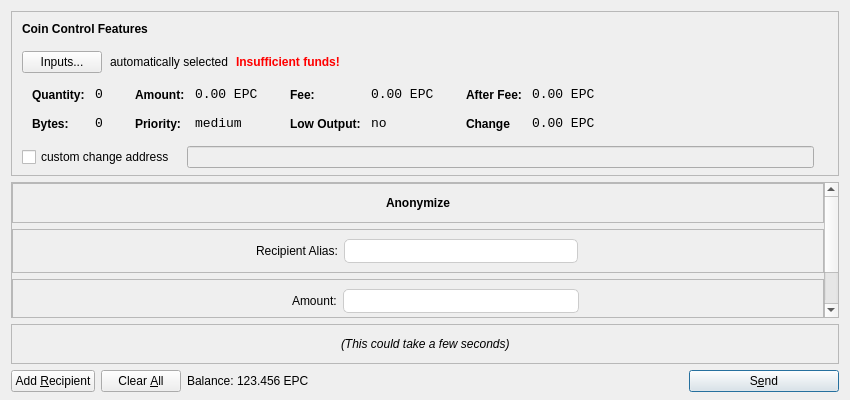
<?xml version="1.0" encoding="UTF-8"?>
<ui version="4.0">
 <class>SendCoinsDialog</class>
 <widget class="QDialog" name="SendCoinsDialog">
  <property name="geometry">
   <rect>
    <x>0</x>
    <y>0</y>
    <width>850</width>
    <height>400</height>
   </rect>
  </property>
  <property name="windowTitle">
   <string>Send Coins</string>
  </property>
  <layout class="QVBoxLayout" name="verticalLayout" stretch="0,1,0,0">
   <property name="bottomMargin">
    <number>8</number>
   </property>
   <item>
    <widget class="QFrame" name="frameCoinControl">
     <property name="sizePolicy">
      <sizepolicy hsizetype="Expanding" vsizetype="Expanding">
       <horstretch>0</horstretch>
       <verstretch>0</verstretch>
      </sizepolicy>
     </property>
     <property name="maximumSize">
      <size>
       <width>16777215</width>
       <height>16777215</height>
      </size>
     </property>
     <property name="frameShape">
      <enum>QFrame::StyledPanel</enum>
     </property>
     <property name="frameShadow">
      <enum>QFrame::Sunken</enum>
     </property>
     <layout class="QVBoxLayout" name="verticalLayoutCoinControl2">
      <property name="spacing">
       <number>6</number>
      </property>
      <property name="leftMargin">
       <number>0</number>
      </property>
      <property name="topMargin">
       <number>0</number>
      </property>
      <property name="rightMargin">
       <number>0</number>
      </property>
      <property name="bottomMargin">
       <number>6</number>
      </property>
      <item>
       <layout class="QVBoxLayout" name="verticalLayoutCoinControl" stretch="0,0,0,0,1">
        <property name="spacing">
         <number>0</number>
        </property>
        <property name="leftMargin">
         <number>10</number>
        </property>
        <property name="topMargin">
         <number>10</number>
        </property>
        <item>
         <layout class="QHBoxLayout" name="horizontalLayoutCoinControl1">
          <property name="bottomMargin">
           <number>15</number>
          </property>
          <item>
           <widget class="QLabel" name="labelCoinControlFeatures">
            <property name="sizePolicy">
             <sizepolicy hsizetype="Preferred" vsizetype="Maximum">
              <horstretch>0</horstretch>
              <verstretch>0</verstretch>
             </sizepolicy>
            </property>
            <property name="font">
             <font>
              <weight>75</weight>
              <bold>true</bold>
             </font>
            </property>
            <property name="styleSheet">
             <string notr="true">font-weight:bold;</string>
            </property>
            <property name="text">
             <string>Coin Control Features</string>
            </property>
           </widget>
          </item>
         </layout>
        </item>
        <item>
         <layout class="QHBoxLayout" name="horizontalLayoutCoinControl2" stretch="0,0,0,0">
          <property name="spacing">
           <number>8</number>
          </property>
          <property name="bottomMargin">
           <number>10</number>
          </property>
          <item>
           <widget class="QPushButton" name="pushButtonCoinControl">
            <property name="styleSheet">
             <string notr="true"/>
            </property>
            <property name="text">
             <string>Inputs...</string>
            </property>
           </widget>
          </item>
          <item>
           <widget class="QLabel" name="labelCoinControlAutomaticallySelected">
            <property name="text">
             <string>automatically selected</string>
            </property>
            <property name="margin">
             <number>5</number>
            </property>
           </widget>
          </item>
          <item>
           <widget class="QLabel" name="labelCoinControlInsuffFunds">
            <property name="font">
             <font>
              <weight>75</weight>
              <bold>true</bold>
             </font>
            </property>
            <property name="styleSheet">
             <string notr="true">color:red;font-weight:bold;</string>
            </property>
            <property name="text">
             <string>Insufficient funds!</string>
            </property>
            <property name="margin">
             <number>5</number>
            </property>
           </widget>
          </item>
          <item>
           <spacer name="horizontalSpacerCoinControl">
            <property name="orientation">
             <enum>Qt::Horizontal</enum>
            </property>
            <property name="sizeHint" stdset="0">
             <size>
              <width>40</width>
              <height>1</height>
             </size>
            </property>
           </spacer>
          </item>
         </layout>
        </item>
        <item>
         <widget class="QWidget" name="widgetCoinControl" native="true">
          <property name="sizePolicy">
           <sizepolicy hsizetype="Preferred" vsizetype="Preferred">
            <horstretch>0</horstretch>
            <verstretch>0</verstretch>
           </sizepolicy>
          </property>
          <property name="minimumSize">
           <size>
            <width>0</width>
            <height>0</height>
           </size>
          </property>
          <property name="styleSheet">
           <string notr="true"/>
          </property>
          <layout class="QHBoxLayout" name="horizontalLayoutCoinControl5">
           <property name="leftMargin">
            <number>0</number>
           </property>
           <property name="topMargin">
            <number>0</number>
           </property>
           <property name="rightMargin">
            <number>0</number>
           </property>
           <property name="bottomMargin">
            <number>0</number>
           </property>
           <item>
            <layout class="QHBoxLayout" name="horizontalLayoutCoinControl3" stretch="0,0,0,1">
             <property name="spacing">
              <number>20</number>
             </property>
             <property name="topMargin">
              <number>0</number>
             </property>
             <property name="bottomMargin">
              <number>10</number>
             </property>
             <item>
              <layout class="QFormLayout" name="formLayoutCoinControl1">
               <property name="horizontalSpacing">
                <number>10</number>
               </property>
               <property name="verticalSpacing">
                <number>14</number>
               </property>
               <property name="leftMargin">
                <number>10</number>
               </property>
               <property name="topMargin">
                <number>4</number>
               </property>
               <property name="rightMargin">
                <number>6</number>
               </property>
               <item row="0" column="0">
                <widget class="QLabel" name="labelCoinControlQuantityText">
                 <property name="styleSheet">
                  <string notr="true">font-weight:bold;</string>
                 </property>
                 <property name="text">
                  <string>Quantity:</string>
                 </property>
                 <property name="margin">
                  <number>0</number>
                 </property>
                </widget>
               </item>
               <item row="0" column="1">
                <widget class="QLabel" name="labelCoinControlQuantity">
                 <property name="font">
                  <font>
                   <family>Monospace</family>
                   <pointsize>10</pointsize>
                  </font>
                 </property>
                 <property name="cursor">
                  <cursorShape>IBeamCursor</cursorShape>
                 </property>
                 <property name="contextMenuPolicy">
                  <enum>Qt::ActionsContextMenu</enum>
                 </property>
                 <property name="text">
                  <string>0</string>
                 </property>
                 <property name="margin">
                  <number>0</number>
                 </property>
                 <property name="textInteractionFlags">
                  <set>Qt::LinksAccessibleByMouse|Qt::TextSelectableByKeyboard|Qt::TextSelectableByMouse</set>
                 </property>
                </widget>
               </item>
               <item row="1" column="0">
                <widget class="QLabel" name="labelCoinControlBytesText">
                 <property name="styleSheet">
                  <string notr="true">font-weight:bold;</string>
                 </property>
                 <property name="text">
                  <string>Bytes:</string>
                 </property>
                </widget>
               </item>
               <item row="1" column="1">
                <widget class="QLabel" name="labelCoinControlBytes">
                 <property name="font">
                  <font>
                   <family>Monospace</family>
                   <pointsize>10</pointsize>
                  </font>
                 </property>
                 <property name="cursor">
                  <cursorShape>IBeamCursor</cursorShape>
                 </property>
                 <property name="contextMenuPolicy">
                  <enum>Qt::ActionsContextMenu</enum>
                 </property>
                 <property name="text">
                  <string>0</string>
                 </property>
                 <property name="textInteractionFlags">
                  <set>Qt::LinksAccessibleByMouse|Qt::TextSelectableByKeyboard|Qt::TextSelectableByMouse</set>
                 </property>
                </widget>
               </item>
              </layout>
             </item>
             <item>
              <layout class="QFormLayout" name="formLayoutCoinControl2">
               <property name="horizontalSpacing">
                <number>10</number>
               </property>
               <property name="verticalSpacing">
                <number>14</number>
               </property>
               <property name="leftMargin">
                <number>6</number>
               </property>
               <property name="topMargin">
                <number>4</number>
               </property>
               <property name="rightMargin">
                <number>6</number>
               </property>
               <item row="0" column="0">
                <widget class="QLabel" name="labelCoinControlAmountText">
                 <property name="styleSheet">
                  <string notr="true">font-weight:bold;</string>
                 </property>
                 <property name="text">
                  <string>Amount:</string>
                 </property>
                 <property name="margin">
                  <number>0</number>
                 </property>
                </widget>
               </item>
               <item row="0" column="1">
                <widget class="QLabel" name="labelCoinControlAmount">
                 <property name="font">
                  <font>
                   <family>Monospace</family>
                   <pointsize>10</pointsize>
                  </font>
                 </property>
                 <property name="cursor">
                  <cursorShape>IBeamCursor</cursorShape>
                 </property>
                 <property name="contextMenuPolicy">
                  <enum>Qt::ActionsContextMenu</enum>
                 </property>
                 <property name="text">
                  <string>0.00 EPC</string>
                 </property>
                 <property name="textInteractionFlags">
                  <set>Qt::LinksAccessibleByMouse|Qt::TextSelectableByKeyboard|Qt::TextSelectableByMouse</set>
                 </property>
                </widget>
               </item>
               <item row="1" column="0">
                <widget class="QLabel" name="labelCoinControlPriorityText">
                 <property name="styleSheet">
                  <string notr="true">font-weight:bold;</string>
                 </property>
                 <property name="text">
                  <string>Priority:</string>
                 </property>
                </widget>
               </item>
               <item row="1" column="1">
                <widget class="QLabel" name="labelCoinControlPriority">
                 <property name="font">
                  <font>
                   <family>Monospace</family>
                   <pointsize>10</pointsize>
                  </font>
                 </property>
                 <property name="cursor">
                  <cursorShape>IBeamCursor</cursorShape>
                 </property>
                 <property name="contextMenuPolicy">
                  <enum>Qt::ActionsContextMenu</enum>
                 </property>
                 <property name="text">
                  <string>medium</string>
                 </property>
                 <property name="textInteractionFlags">
                  <set>Qt::LinksAccessibleByMouse|Qt::TextSelectableByKeyboard|Qt::TextSelectableByMouse</set>
                 </property>
                </widget>
               </item>
              </layout>
             </item>
             <item>
              <layout class="QFormLayout" name="formLayoutCoinControl3">
               <property name="horizontalSpacing">
                <number>10</number>
               </property>
               <property name="verticalSpacing">
                <number>14</number>
               </property>
               <property name="leftMargin">
                <number>6</number>
               </property>
               <property name="topMargin">
                <number>4</number>
               </property>
               <property name="rightMargin">
                <number>6</number>
               </property>
               <item row="0" column="0">
                <widget class="QLabel" name="labelCoinControlFeeText">
                 <property name="styleSheet">
                  <string notr="true">font-weight:bold;</string>
                 </property>
                 <property name="text">
                  <string>Fee:</string>
                 </property>
                 <property name="margin">
                  <number>0</number>
                 </property>
                </widget>
               </item>
               <item row="0" column="1">
                <widget class="QLabel" name="labelCoinControlFee">
                 <property name="font">
                  <font>
                   <family>Monospace</family>
                   <pointsize>10</pointsize>
                  </font>
                 </property>
                 <property name="cursor">
                  <cursorShape>IBeamCursor</cursorShape>
                 </property>
                 <property name="contextMenuPolicy">
                  <enum>Qt::ActionsContextMenu</enum>
                 </property>
                 <property name="text">
                  <string>0.00 EPC</string>
                 </property>
                 <property name="textInteractionFlags">
                  <set>Qt::LinksAccessibleByMouse|Qt::TextSelectableByKeyboard|Qt::TextSelectableByMouse</set>
                 </property>
                </widget>
               </item>
               <item row="1" column="0">
                <widget class="QLabel" name="labelCoinControlLowOutputText">
                 <property name="styleSheet">
                  <string notr="true">font-weight:bold;</string>
                 </property>
                 <property name="text">
                  <string>Low Output:</string>
                 </property>
                </widget>
               </item>
               <item row="1" column="1">
                <widget class="QLabel" name="labelCoinControlLowOutput">
                 <property name="font">
                  <font>
                   <family>Monospace</family>
                   <pointsize>10</pointsize>
                  </font>
                 </property>
                 <property name="cursor">
                  <cursorShape>IBeamCursor</cursorShape>
                 </property>
                 <property name="contextMenuPolicy">
                  <enum>Qt::ActionsContextMenu</enum>
                 </property>
                 <property name="text">
                  <string>no</string>
                 </property>
                 <property name="textInteractionFlags">
                  <set>Qt::LinksAccessibleByMouse|Qt::TextSelectableByKeyboard|Qt::TextSelectableByMouse</set>
                 </property>
                </widget>
               </item>
              </layout>
             </item>
             <item>
              <layout class="QFormLayout" name="formLayoutCoinControl4">
               <property name="horizontalSpacing">
                <number>10</number>
               </property>
               <property name="verticalSpacing">
                <number>14</number>
               </property>
               <property name="leftMargin">
                <number>6</number>
               </property>
               <property name="topMargin">
                <number>4</number>
               </property>
               <property name="rightMargin">
                <number>6</number>
               </property>
               <item row="0" column="0">
                <widget class="QLabel" name="labelCoinControlAfterFeeText">
                 <property name="styleSheet">
                  <string notr="true">font-weight:bold;</string>
                 </property>
                 <property name="text">
                  <string>After Fee:</string>
                 </property>
                 <property name="margin">
                  <number>0</number>
                 </property>
                </widget>
               </item>
               <item row="0" column="1">
                <widget class="QLabel" name="labelCoinControlAfterFee">
                 <property name="font">
                  <font>
                   <family>Monospace</family>
                   <pointsize>10</pointsize>
                  </font>
                 </property>
                 <property name="cursor">
                  <cursorShape>IBeamCursor</cursorShape>
                 </property>
                 <property name="contextMenuPolicy">
                  <enum>Qt::ActionsContextMenu</enum>
                 </property>
                 <property name="text">
                  <string>0.00 EPC</string>
                 </property>
                 <property name="textInteractionFlags">
                  <set>Qt::LinksAccessibleByMouse|Qt::TextSelectableByKeyboard|Qt::TextSelectableByMouse</set>
                 </property>
                </widget>
               </item>
               <item row="1" column="0">
                <widget class="QLabel" name="labelCoinControlChangeText">
                 <property name="styleSheet">
                  <string notr="true">font-weight:bold;</string>
                 </property>
                 <property name="text">
                  <string>Change</string>
                 </property>
                </widget>
               </item>
               <item row="1" column="1">
                <widget class="QLabel" name="labelCoinControlChange">
                 <property name="font">
                  <font>
                   <family>Monospace</family>
                   <pointsize>10</pointsize>
                  </font>
                 </property>
                 <property name="cursor">
                  <cursorShape>IBeamCursor</cursorShape>
                 </property>
                 <property name="contextMenuPolicy">
                  <enum>Qt::ActionsContextMenu</enum>
                 </property>
                 <property name="text">
                  <string>0.00 EPC</string>
                 </property>
                 <property name="textInteractionFlags">
                  <set>Qt::LinksAccessibleByMouse|Qt::TextSelectableByKeyboard|Qt::TextSelectableByMouse</set>
                 </property>
                </widget>
               </item>
              </layout>
             </item>
            </layout>
           </item>
          </layout>
         </widget>
        </item>
        <item>
         <layout class="QHBoxLayout" name="horizontalLayoutCoinControl4" stretch="0,0,0">
          <property name="spacing">
           <number>12</number>
          </property>
          <property name="sizeConstraint">
           <enum>QLayout::SetDefaultConstraint</enum>
          </property>
          <property name="topMargin">
           <number>5</number>
          </property>
          <property name="rightMargin">
           <number>5</number>
          </property>
          <item>
           <widget class="QCheckBox" name="checkBoxCoinControlChange">
            <property name="text">
             <string>custom change address</string>
            </property>
           </widget>
          </item>
          <item>
           <widget class="QLineEdit" name="lineEditCoinControlChange">
            <property name="enabled">
             <bool>false</bool>
            </property>
            <property name="sizePolicy">
             <sizepolicy hsizetype="Expanding" vsizetype="Fixed">
              <horstretch>0</horstretch>
              <verstretch>0</verstretch>
             </sizepolicy>
            </property>
           </widget>
          </item>
          <item>
           <widget class="QLabel" name="labelCoinControlChangeLabel">
            <property name="sizePolicy">
             <sizepolicy hsizetype="Preferred" vsizetype="Expanding">
              <horstretch>0</horstretch>
              <verstretch>0</verstretch>
             </sizepolicy>
            </property>
            <property name="minimumSize">
             <size>
              <width>0</width>
              <height>0</height>
             </size>
            </property>
            <property name="text">
             <string/>
            </property>
            <property name="margin">
             <number>3</number>
            </property>
           </widget>
          </item>
         </layout>
        </item>
        <item>
         <spacer name="verticalSpacerCoinControl">
          <property name="orientation">
           <enum>Qt::Vertical</enum>
          </property>
          <property name="sizeHint" stdset="0">
           <size>
            <width>800</width>
            <height>1</height>
           </size>
          </property>
         </spacer>
        </item>
       </layout>
      </item>
     </layout>
    </widget>
   </item>
   <item>
    <widget class="QScrollArea" name="scrollArea">
     <property name="widgetResizable">
      <bool>true</bool>
     </property>
     <widget class="QWidget" name="scrollAreaWidgetContents">
      <property name="geometry">
       <rect>
        <x>0</x>
        <y>0</y>
        <width>813</width>
        <height>206</height>
       </rect>
      </property>
      <layout class="QVBoxLayout" name="verticalLayout_2">
       <property name="leftMargin">
        <number>0</number>
       </property>
       <property name="topMargin">
        <number>0</number>
       </property>
       <property name="rightMargin">
        <number>0</number>
       </property>
       <property name="bottomMargin">
        <number>0</number>
       </property>
       <item>
        <layout class="QVBoxLayout" name="entries">
         <property name="spacing">
          <number>6</number>
         </property>
        </layout>
       </item>
       <item>
        <layout class="QVBoxLayout" name="verticalLayout_3">
         <item>
          <widget class="QFrame" name="frame">
           <property name="frameShape">
            <enum>QFrame::StyledPanel</enum>
           </property>
           <property name="frameShadow">
            <enum>QFrame::Raised</enum>
           </property>
           <layout class="QHBoxLayout" name="horizontalLayout_5">
            <item>
             <spacer name="horizontalSpacer_2">
              <property name="orientation">
               <enum>Qt::Horizontal</enum>
              </property>
              <property name="sizeHint" stdset="0">
               <size>
                <width>40</width>
                <height>20</height>
               </size>
              </property>
             </spacer>
            </item>
            <item>
             <widget class="QLabel" name="label_2">
              <property name="font">
               <font>
                <weight>75</weight>
                <bold>true</bold>
               </font>
              </property>
              <property name="text">
               <string>Anonymize</string>
              </property>
             </widget>
            </item>
            <item>
             <spacer name="horizontalSpacer_3">
              <property name="orientation">
               <enum>Qt::Horizontal</enum>
              </property>
              <property name="sizeHint" stdset="0">
               <size>
                <width>40</width>
                <height>20</height>
               </size>
              </property>
             </spacer>
            </item>
           </layout>
          </widget>
         </item>
         <item>
          <widget class="QFrame" name="frame_2">
           <property name="frameShape">
            <enum>QFrame::StyledPanel</enum>
           </property>
           <property name="frameShadow">
            <enum>QFrame::Raised</enum>
           </property>
           <layout class="QHBoxLayout" name="horizontalLayout_6">
            <item>
             <spacer name="horizontalSpacer_5">
              <property name="orientation">
               <enum>Qt::Horizontal</enum>
              </property>
              <property name="sizeHint" stdset="0">
               <size>
                <width>40</width>
                <height>20</height>
               </size>
              </property>
             </spacer>
            </item>
            <item>
             <widget class="QLabel" name="label_3">
              <property name="text">
               <string>Recipient Alias:</string>
              </property>
             </widget>
            </item>
            <item>
             <widget class="QLineEdit" name="lineEditAlias">
              <property name="styleSheet">
               <string notr="true">border:1px solid #ccc;
border-radius:5px;
padding:3px</string>
              </property>
             </widget>
            </item>
            <item>
             <spacer name="horizontalSpacer_4">
              <property name="orientation">
               <enum>Qt::Horizontal</enum>
              </property>
              <property name="sizeHint" stdset="0">
               <size>
                <width>236</width>
                <height>20</height>
               </size>
              </property>
             </spacer>
            </item>
           </layout>
          </widget>
         </item>
        </layout>
       </item>
       <item>
        <widget class="QFrame" name="frame_3">
         <property name="frameShape">
          <enum>QFrame::StyledPanel</enum>
         </property>
         <property name="frameShadow">
          <enum>QFrame::Raised</enum>
         </property>
         <layout class="QHBoxLayout" name="horizontalLayout_7">
          <item>
           <spacer name="horizontalSpacer_6">
            <property name="orientation">
             <enum>Qt::Horizontal</enum>
            </property>
            <property name="sizeHint" stdset="0">
             <size>
              <width>40</width>
              <height>20</height>
             </size>
            </property>
           </spacer>
          </item>
          <item>
           <spacer name="horizontalSpacer_12">
            <property name="orientation">
             <enum>Qt::Horizontal</enum>
            </property>
            <property name="sizeType">
             <enum>QSizePolicy::Fixed</enum>
            </property>
            <property name="sizeHint" stdset="0">
             <size>
              <width>35</width>
              <height>20</height>
             </size>
            </property>
           </spacer>
          </item>
          <item>
           <widget class="QLabel" name="label_4">
            <property name="text">
             <string>Amount:</string>
            </property>
           </widget>
          </item>
          <item>
           <widget class="BitcoinAmountField" name="anonymityAmount">
            <property name="maximumSize">
             <size>
              <width>16777215</width>
              <height>16777215</height>
             </size>
            </property>
            <property name="styleSheet">
             <string notr="true">border:1px solid #ccc;
border-radius:5px;
padding:3px</string>
            </property>
           </widget>
          </item>
          <item>
           <spacer name="horizontalSpacer_7">
            <property name="orientation">
             <enum>Qt::Horizontal</enum>
            </property>
            <property name="sizeHint" stdset="0">
             <size>
              <width>40</width>
              <height>20</height>
             </size>
            </property>
           </spacer>
          </item>
         </layout>
        </widget>
       </item>
       <item>
        <widget class="QFrame" name="frame_4">
         <property name="frameShape">
          <enum>QFrame::StyledPanel</enum>
         </property>
         <property name="frameShadow">
          <enum>QFrame::Raised</enum>
         </property>
         <layout class="QHBoxLayout" name="horizontalLayout_4">
          <item>
           <spacer name="horizontalSpacer_8">
            <property name="orientation">
             <enum>Qt::Horizontal</enum>
            </property>
            <property name="sizeHint" stdset="0">
             <size>
              <width>40</width>
              <height>20</height>
             </size>
            </property>
           </spacer>
          </item>
          <item>
           <spacer name="horizontalSpacer_13">
            <property name="orientation">
             <enum>Qt::Horizontal</enum>
            </property>
            <property name="sizeType">
             <enum>QSizePolicy::Fixed</enum>
            </property>
            <property name="sizeHint" stdset="0">
             <size>
              <width>50</width>
              <height>20</height>
             </size>
            </property>
           </spacer>
          </item>
          <item>
           <widget class="QPushButton" name="pushButtonAnonymity">
            <property name="styleSheet">
             <string notr="true">color:#ffffff;
background:qlineargradient(spread:pad, x1:0, y1:0, x2:1, y2:0, stop:0 rgb(0, 0,0), stop:1 rgb(0, 0, 0));</string>
            </property>
            <property name="text">
             <string>Anonymous Send</string>
            </property>
            <property name="icon">
             <iconset resource="../bitcoin.qrc">
              <normaloff>:/icons/send</normaloff>:/icons/send</iconset>
            </property>
           </widget>
          </item>
          <item>
           <spacer name="horizontalSpacer_9">
            <property name="orientation">
             <enum>Qt::Horizontal</enum>
            </property>
            <property name="sizeHint" stdset="0">
             <size>
              <width>40</width>
              <height>20</height>
             </size>
            </property>
           </spacer>
          </item>
         </layout>
        </widget>
       </item>
       <item>
        <spacer name="verticalSpacer">
         <property name="orientation">
          <enum>Qt::Vertical</enum>
         </property>
         <property name="sizeHint" stdset="0">
          <size>
           <width>20</width>
           <height>40</height>
          </size>
         </property>
        </spacer>
       </item>
      </layout>
     </widget>
    </widget>
   </item>
   <item>
    <widget class="QFrame" name="frame_5">
     <property name="frameShape">
      <enum>QFrame::StyledPanel</enum>
     </property>
     <property name="frameShadow">
      <enum>QFrame::Raised</enum>
     </property>
     <layout class="QHBoxLayout" name="horizontalLayout_8">
      <item>
       <spacer name="horizontalSpacer_10">
        <property name="orientation">
         <enum>Qt::Horizontal</enum>
        </property>
        <property name="sizeHint" stdset="0">
         <size>
          <width>40</width>
          <height>20</height>
         </size>
        </property>
       </spacer>
      </item>
      <item>
       <widget class="QLabel" name="labelLoadingText">
        <property name="font">
         <font>
          <italic>true</italic>
         </font>
        </property>
        <property name="text">
         <string>(This could take a few seconds)</string>
        </property>
       </widget>
      </item>
      <item>
       <spacer name="horizontalSpacer_11">
        <property name="orientation">
         <enum>Qt::Horizontal</enum>
        </property>
        <property name="sizeHint" stdset="0">
         <size>
          <width>40</width>
          <height>20</height>
         </size>
        </property>
       </spacer>
      </item>
     </layout>
    </widget>
   </item>
   <item>
    <layout class="QHBoxLayout" name="horizontalLayout">
     <item>
      <widget class="QPushButton" name="addButton">
       <property name="toolTip">
        <string>Send to multiple recipients at once</string>
       </property>
       <property name="text">
        <string>Add &amp;Recipient</string>
       </property>
       <property name="icon">
        <iconset resource="../bitcoin.qrc">
         <normaloff>:/icons/add</normaloff>:/icons/add</iconset>
       </property>
       <property name="autoDefault">
        <bool>false</bool>
       </property>
      </widget>
     </item>
     <item>
      <widget class="QPushButton" name="clearButton">
       <property name="sizePolicy">
        <sizepolicy hsizetype="Minimum" vsizetype="Fixed">
         <horstretch>0</horstretch>
         <verstretch>0</verstretch>
        </sizepolicy>
       </property>
       <property name="toolTip">
        <string>Remove all transaction fields</string>
       </property>
       <property name="text">
        <string>Clear &amp;All</string>
       </property>
       <property name="icon">
        <iconset resource="../bitcoin.qrc">
         <normaloff>:/icons/remove</normaloff>:/icons/remove</iconset>
       </property>
       <property name="autoRepeatDelay">
        <number>300</number>
       </property>
       <property name="autoDefault">
        <bool>false</bool>
       </property>
      </widget>
     </item>
     <item>
      <layout class="QHBoxLayout" name="horizontalLayout_2">
       <property name="spacing">
        <number>3</number>
       </property>
       <item>
        <widget class="QLabel" name="label">
         <property name="sizePolicy">
          <sizepolicy hsizetype="Preferred" vsizetype="Fixed">
           <horstretch>0</horstretch>
           <verstretch>0</verstretch>
          </sizepolicy>
         </property>
         <property name="text">
          <string>Balance:</string>
         </property>
        </widget>
       </item>
       <item>
        <widget class="QLabel" name="labelBalance">
         <property name="sizePolicy">
          <sizepolicy hsizetype="Preferred" vsizetype="Fixed">
           <horstretch>0</horstretch>
           <verstretch>0</verstretch>
          </sizepolicy>
         </property>
         <property name="cursor">
          <cursorShape>IBeamCursor</cursorShape>
         </property>
         <property name="text">
          <string>123.456 EPC</string>
         </property>
         <property name="textInteractionFlags">
          <set>Qt::LinksAccessibleByMouse|Qt::TextSelectableByKeyboard|Qt::TextSelectableByMouse</set>
         </property>
        </widget>
       </item>
      </layout>
     </item>
     <item>
      <spacer name="horizontalSpacer">
       <property name="orientation">
        <enum>Qt::Horizontal</enum>
       </property>
       <property name="sizeHint" stdset="0">
        <size>
         <width>40</width>
         <height>20</height>
        </size>
       </property>
      </spacer>
     </item>
     <item>
      <widget class="QPushButton" name="sendButton">
       <property name="minimumSize">
        <size>
         <width>150</width>
         <height>0</height>
        </size>
       </property>
       <property name="toolTip">
        <string>Confirm the send action</string>
       </property>
       <property name="text">
        <string>S&amp;end</string>
       </property>
       <property name="icon">
        <iconset resource="../bitcoin.qrc">
         <normaloff>:/icons/send</normaloff>:/icons/send</iconset>
       </property>
       <property name="default">
        <bool>true</bool>
       </property>
      </widget>
     </item>
    </layout>
   </item>
  </layout>
 </widget>
 <customwidgets>
  <customwidget>
   <class>BitcoinAmountField</class>
   <extends>QLineEdit</extends>
   <header>bitcoinamountfield.h</header>
   <container>1</container>
  </customwidget>
 </customwidgets>
 <resources>
  <include location="../bitcoin.qrc"/>
 </resources>
 <connections/>
</ui>
